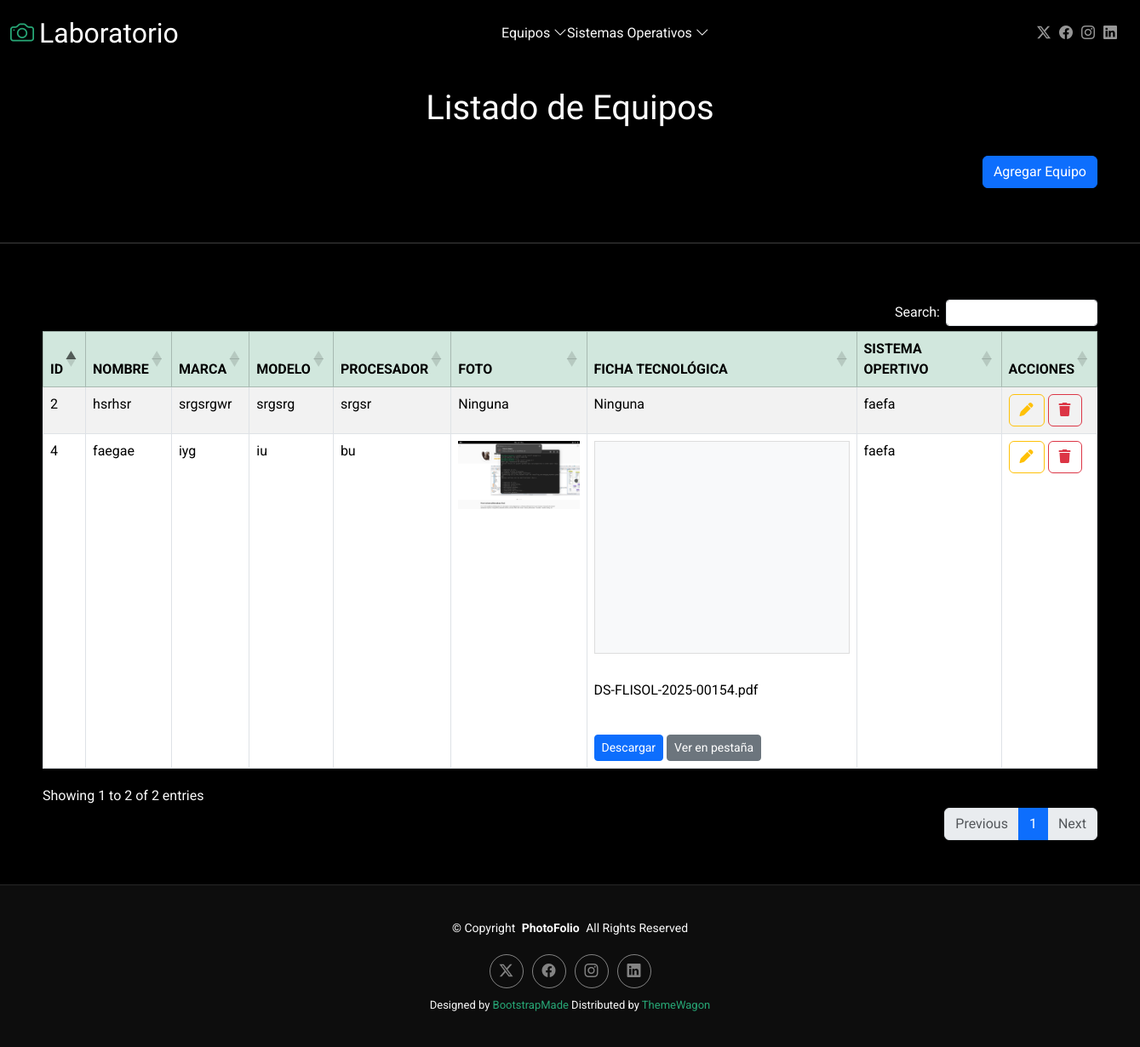
Before: /inicioeq with the older database file.
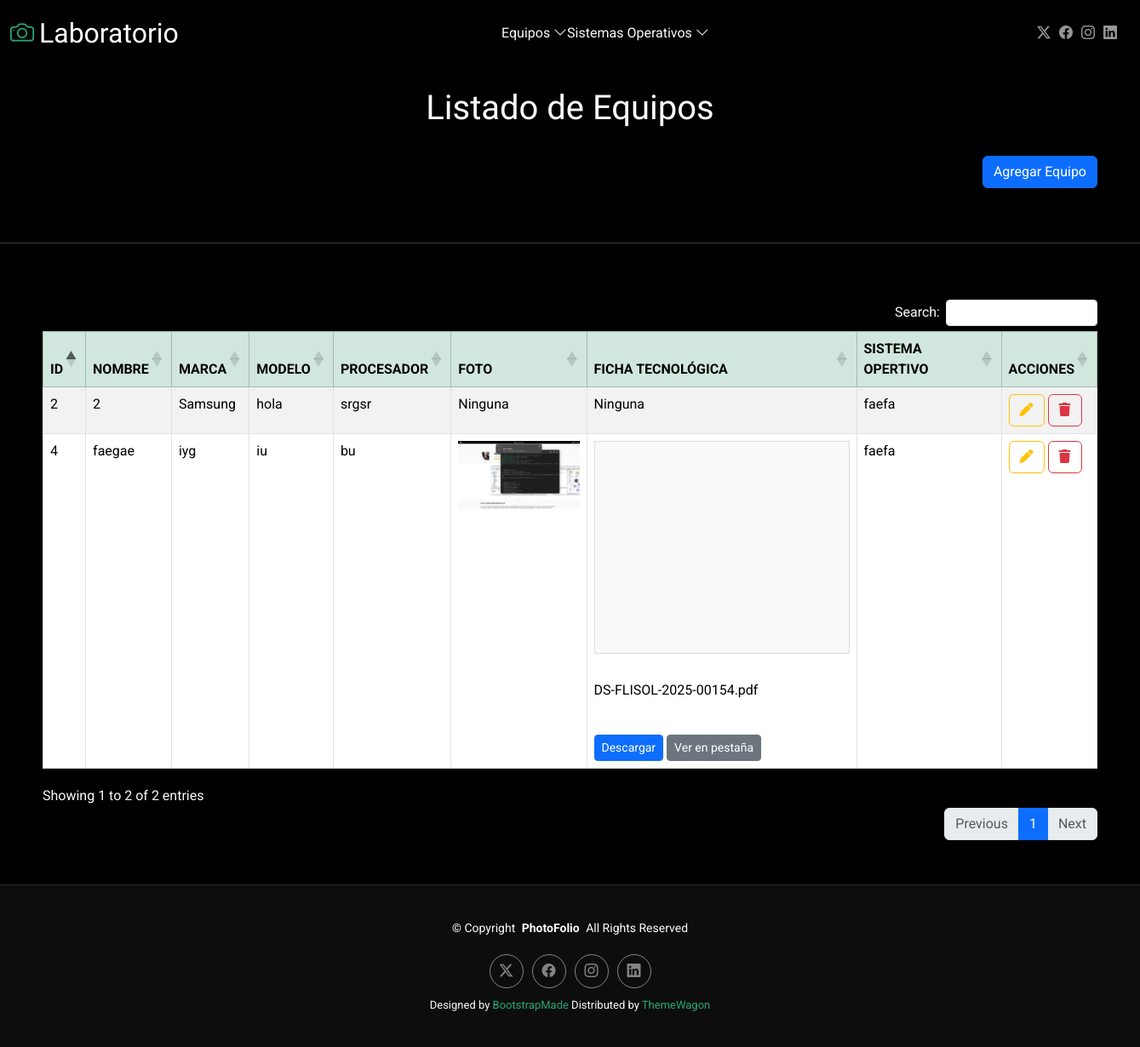
After: the same page with the newer database file.
### Aplicaciones/Equipo/models.py (models this page shows)
class Equipo(models.Model):
    nombre = models.CharField(max_length=100)
    marca = models.CharField(max_length=50)
    modelo = models.CharField(max_length=50)
    procesador = models.CharField(max_length=50)
    fotoe = models.FileField(upload_to='equipos')
    fichatec = models.FileField(upload_to='equipos')
    sistema_operativo = models.ForeignKey(SistemaOperativo, on_delete=models.CASCADE)

### Aplicaciones/SistemaOperativo/models.py (models this page shows, shortened)
class SistemaOperativo(models.Model):
    nombre = models.CharField(max_length=100)
    version = models.CharField(max_length=50)
    documentacion = models.FileField(upload_to='documentos_so/', null=True, blank=True)

### Aplicaciones/Equipo/views.py (the view)
# urls.py: path('inicioeq',views.inicio,name='inicioeq'),
def inicio(request):
    listadoEquipo=Equipo.objects.all()
    return render(request,"inicioeq.html",{'equipo':listadoEquipo})

### Aplicaciones/Equipo/templates/inicioeq.html (shortened to what this page needs)
{% extends 'plantilla.html' %}
{% load static %}
{% block body %}
<br>
<h1 class="text-center">Listado de Equipos</h1>
<br>
<div class="text-center " style="display: flex; justify-content: right;margin-right: 50px;">
    <a href="nuevoEquipo" class="btn btn-primary " >
        Agregar Equipo
    </a>
</div>
<br>
<br>
<hr>
<div style="width: 100%; height: auto; padding:  50px; ">
    <table class="table table-bordered table-striped table-hover mx-10" id= "tbl_equipo" >
        <thead>
            <tr class="table-success text-center">
                    <th>ID</th>
                    <th>NOMBRE</th>
                    <th>MARCA</th>
                    <th>MODELO</th>
                    <th>PROCESADOR</th>
                    <th>FOTO</th>
                    <th>FICHA TECNOLÓGICA</th>
                    <th>SISTEMA OPERTIVO</th>
                    <th>ACCIONES</th>
            </tr>
        </thead>
        <tbody>
            {% for equipoTemporal in equipo %}
                    <tr>
                        <td>{{equipoTemporal.id}}</td>
                        <td>{{equipoTemporal.nombre}}</td>
                        <td>{{equipoTemporal.marca}}</td>
                        <td>{{equipoTemporal.modelo}}</td>
                        <td>{{equipoTemporal.procesador}}</td>
                        <td>
                            {% if equipoTemporal.fotoe %}
                                <img src="{{equipoTemporal.fotoe.url}}" alt="" height="80px">
                            {% else %}
                                Ninguna
                            {% endif %}
                        </td>
                        <td>
                            {% if equipoTemporal.fichatec %}
                                <iframe
                                    src="{{ equipoTemporal.fichatec.url }} "
                                    width="300"
                                    height="250"
                                    style="border: 1px solid #ddd; background: #f8f9fa;"
                                    title="Vista previa del documento"
                                    type="application/pdf">
                                </iframe>
                                <br>
                                <br>
                                <p>{{ equipoTemporal.fichatec.name|slice:"8:" }}</p>
                                <br>
                                <a href="{{ equipoTemporal.fichatec.url }}" download class="btn btn-sm btn-primary">Descargar</a>
                                <a href="{{ equipoTemporal.fichatec.url }}" target="_blank" class="btn btn-sm btn-secondary">Ver en pestaña</a>
                            {% else %}
                                Ninguna
                            {% endif %}
                        </td>
                        <td>{{equipoTemporal.sistema_operativo.nombre}}</td>
                        <td>
                            <a href="editarEquipo/{{equipoTemporal.id}}" class="btn btn-outline-warning">
                                <i class="fa fa-pen"></i>
                            </a>
                            <a href="#" class="btn btn-outline-danger" onclick="confirmarEliminacion('{{equipoTemporal.id}}')">
                                <i class="fa fa-trash"></i>
                            </a>
                        </td>
                    </tr>
            {% endfor %}
        </tbody>
    </table>
</div>
{% endblock %}

Changed rows visible on the page:
changed Equipo "srgsr": nombre "hsrhsr" → "2"; marca "srgsrgwr" → "Samsung"; modelo "srgsrg" → "hola"
